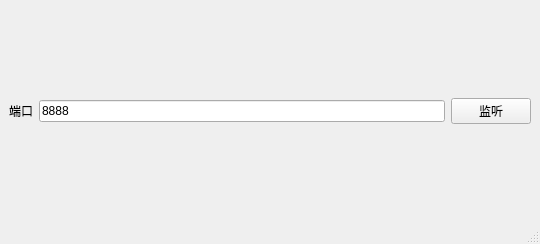
<?xml version="1.0" encoding="UTF-8"?>
<ui version="4.0">
 <class>MainWindow</class>
 <widget class="QMainWindow" name="MainWindow">
  <property name="geometry">
   <rect>
    <x>0</x>
    <y>0</y>
    <width>540</width>
    <height>244</height>
   </rect>
  </property>
  <property name="windowTitle">
   <string>MainWindow</string>
  </property>
  <widget class="QWidget" name="centralwidget">
   <layout class="QHBoxLayout" name="horizontalLayout">
    <item>
     <widget class="QLabel" name="label">
      <property name="text">
       <string>端口</string>
      </property>
     </widget>
    </item>
    <item>
     <widget class="QLineEdit" name="lineEdit">
      <property name="text">
       <string>8888</string>
      </property>
     </widget>
    </item>
    <item>
     <widget class="QPushButton" name="pushButton">
      <property name="text">
       <string>监听</string>
      </property>
     </widget>
    </item>
   </layout>
  </widget>
  <widget class="QMenuBar" name="menubar">
   <property name="geometry">
    <rect>
     <x>0</x>
     <y>0</y>
     <width>540</width>
     <height>26</height>
    </rect>
   </property>
  </widget>
  <widget class="QStatusBar" name="statusbar"/>
 </widget>
 <resources/>
 <connections/>
</ui>
